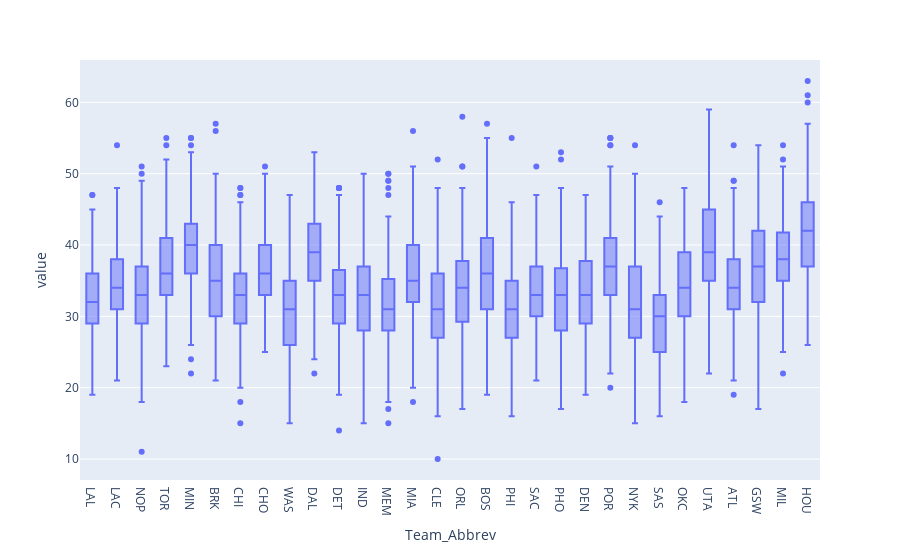

Notebook code for this chart:
### Code cell
team.create_box_plot(data = team.game_data, params_group=params_group, params_bx=params_bx)

### Figure 1 — Plotly figure (JSON) as saved in the notebook; plotly's stock layout.template omitted (floating-point values rounded to 4 significant figures; data arrays with more than 128 entries replaced by an {"elided": "..."} marker saying what was removed)
{"data": [{"alignmentgroup": "True", "hovertemplate": "Team_Abbrev=%{x}<br>value=%{y}<extra></extra>", "legendgroup": "", "marker": {"color": "#636efa"}, "name": "", "notched": false, "offsetgroup": "", "orientation": "v", "showlegend": false, "type": "box", "x": {"elided": "6750 str values"}, "x0": " ", "xaxis": "x", "y": {"elided": "6750 int values"}, "y0": " ", "yaxis": "y"}], "layout": {"boxmode": "group", "legend": {"tracegroupgap": 0}, "margin": {"t": 60}, "xaxis": {"anchor": "y", "domain": [0, 1], "title": {"text": "Team_Abbrev"}}, "yaxis": {"anchor": "x", "domain": [0, 1], "title": {"text": "value"}}}}
